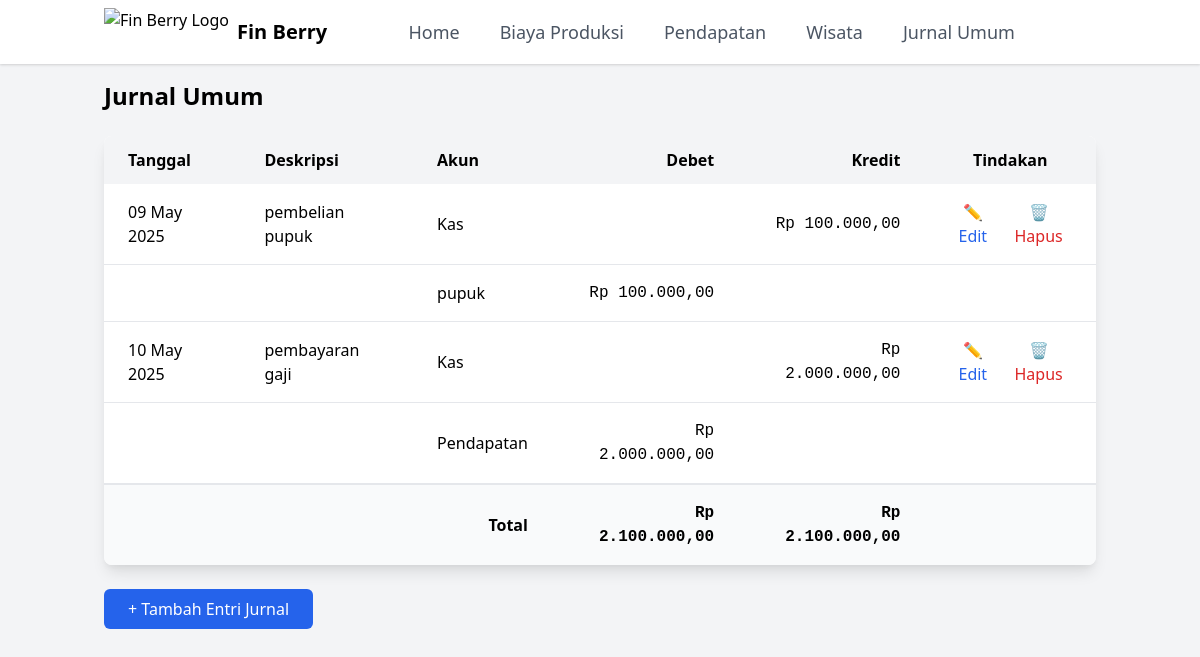
Page /journal on the committed database.
### models.py (models this page shows)
class Transaction(db.Model):
    __tablename__ = 'transactions'
    id = db.Column(db.Integer, primary_key=True)
    date = db.Column(db.Date, nullable=False)
    description = db.Column(db.String(200), nullable=False)
    entries = db.relationship(
        'JournalEntry',
        back_populates='transaction',
        cascade='all, delete-orphan'
    )

class JournalEntry(db.Model):
    __tablename__ = 'journal_entries'
    id = db.Column(db.Integer, primary_key=True)
    account = db.Column(db.String(50), nullable=False)
    entry_type = db.Column(db.String(10), nullable=False)  # Pastikan nama ini
    amount = db.Column(db.Float, nullable=False)
    transaction_id = db.Column(
        db.Integer,
        db.ForeignKey('transactions.id', ondelete='CASCADE'),
        nullable=False
    )
    transaction = db.relationship('Transaction', back_populates='entries')

### app.py (the view)
@app.route('/journal')
def journal_list():
    transactions = Transaction.query.options(joinedload(Transaction.entries)).order_by(Transaction.date).all()
    total_debet = sum(
        entry.amount
        for txn in transactions
        for entry in txn.entries
        if entry.entry_type == 'debit'
    )
    total_kredit = sum(
        entry.amount
        for txn in transactions
        for entry in txn.entries
        if entry.entry_type == 'kredit'
    )
    return render_template(
        'journal_list.html',
        transactions=transactions,
        total_debet=total_debet,
        total_kredit=total_kredit
    )

### app.py (called while the page is built)
@app.template_filter('rupiah')
def format_rupiah(value):
    try:
        v = float(value)
        return "Rp {:,.2f}".format(v).replace(",", "X").replace(".", ",").replace("X", ".")
    except (ValueError, TypeError):
        return "Rp 0,00"

### templates/journal_list.html
{% extends 'base.html' %} {% block content %}
<h1 class="text-2xl font-bold mb-6">Jurnal Umum</h1>
<table class="min-w-full bg-white shadow-lg rounded-lg overflow-hidden">
  <thead class="bg-gray-100">
    <tr>
      <th class="px-6 py-3 text-left">Tanggal</th>
      <th class="px-6 py-3 text-left">Deskripsi</th>
      <th class="px-6 py-3 text-left">Akun</th>
      <th class="px-6 py-3 text-right">Debet</th>
      <th class="px-6 py-3 text-right">Kredit</th>
      <th class="px-6 py-3 text-center">Tindakan</th>
    </tr>
  </thead>
  <tbody class="divide-y">
    {% for transaction in transactions %} {% for entry in transaction.entries %}
    <tr class="hover:bg-gray-50">
      <td class="px-6 py-4 text-left">
        {% if loop.first %} {{ transaction.date.strftime('%d %B %Y') }} {% endif
        %}
      </td>
      <td class="px-6 py-4 text-left">
        {% if loop.first %} {{ transaction.description }} {% endif %}
      </td>
      <td class="px-6 py-4 text-left">{{ entry.account }}</td>
      <td class="px-6 py-4 text-right font-mono">
        {% if entry.entry_type == 'debit' %} {{ entry.amount|rupiah }} {% endif
        %}
      </td>
      <td class="px-6 py-4 text-right font-mono">
        {% if entry.entry_type == 'kredit' %} {{ entry.amount|rupiah }} {% endif
        %}
      </td>
      <td class="px-6 py-4 text-center">
        {% if loop.first %}
        <div class="flex space-x-2 justify-center">
          <a
            href="{{ url_for('journal_edit', id=transaction.id) }}"
            class="text-blue-600 hover:text-blue-800"
          >
            ✏️ Edit
          </a>
          <form
            method="POST"
            action="{{ url_for('journal_delete', id=transaction.id) }}"
          >
            <button
              type="submit"
              class="text-red-600 hover:text-red-800"
              onclick="return confirm('Yakin ingin menghapus?')"
            >
              🗑️ Hapus
            </button>
          </form>
        </div>
        {% endif %}
      </td>
    </tr>
    {% endfor %} {% endfor %}
  </tbody>
  <tfoot class="bg-gray-50 font-semibold border-t-2">
    <tr>
      <td colspan="3" class="px-6 py-4 text-right">Total</td>
      <td class="px-6 py-4 text-right font-mono">{{ total_debet | rupiah }}</td>
      <td class="px-6 py-4 text-right font-mono">
        {{ total_kredit | rupiah }}
      </td>
      <td></td>
    </tr>
  </tfoot>
</table>
<a
  href="{{ url_for('journal_add') }}"
  class="mt-6 inline-block bg-blue-600 hover:bg-blue-700 text-white px-6 py-2 rounded-md"
>
  + Tambah Entri Jurnal
</a>
{% endblock %}

### templates/base.html (shortened to what this page needs)
<!DOCTYPE html>
<html lang="en">
  <head>
    <link
      href="https://cdn.jsdelivr.net/npm/tailwindcss/dist/tailwind.min.css"
      rel="stylesheet"
    />
    <link
      rel="stylesheet"
      href="https://cdnjs.cloudflare.com/ajax/libs/font-awesome/6.0.0/css/all.min.css"
    />
  </head>
  <body class="bg-gray-100">
    <nav class="bg-white shadow">
      <div class="container mx-auto px-4">
        <div class="flex items-center justify-between h-16">
          <div class="flex items-center flex-shrink-0">
            <img
              class="h-12 w-auto mr-2"
              src="https://iili.io/3kXn2dg.png"
              alt="Fin Berry Logo"
            />
            <span class="font-semibold text-xl">Fin Berry</span>
          </div>
          <div class="hidden md:flex items-center justify-center flex-1">
            <div class="flex space-x-4">
              <a
                href="{{ url_for('dashboard') }}"
                class="px-3 py-2 rounded-md text-lg font-medium hover:text-blue-600 transition-colors relative {% if request.path == url_for('dashboard') %}nav-active text-blue-600{% else %}text-gray-600{% endif %}"
              >
                Home
              </a>
              <a
                href="{{ url_for('production_list') }}"
                class="px-3 py-2 rounded-md text-lg font-medium hover:text-blue-600 transition-colors relative {% if request.path == url_for('production_list') %}nav-active text-blue-600{% else %}text-gray-600{% endif %}"
              >
                Biaya Produksi
              </a>
              <a
                href="{{ url_for('revenue_list') }}"
                class="px-3 py-2 rounded-md text-lg font-medium hover:text-blue-600 transition-colors relative {% if request.path == url_for('revenue_list') %}nav-active text-blue-600{% else %}text-gray-600{% endif %}"
              >
                Pendapatan
              </a>
              <a
                href="{{ url_for('tourism_list') }}"
                class="px-3 py-2 rounded-md text-lg font-medium hover:text-blue-600 transition-colors relative {% if request.path == url_for('tourism_list') %}nav-active text-blue-600{% else %}text-gray-600{% endif %}"
              >
                Wisata
              </a>
              <a
                href="{{ url_for('journal_add') }}"
                class="px-3 py-2 rounded-md text-lg font-medium hover:text-blue-600 transition-colors relative {% if request.path == url_for('journal_add') %}nav-active text-blue-600{% else %}text-gray-600{% endif %}"
              >
                Jurnal Umum
              </a>
            </div>
          </div>
        </div>
      </div>
    </nav>
    <div class="container mx-auto p-4">{% block content %}{% endblock %}</div>
  </body>
</html>

### rows in the picture
JournalEntry: account "Kas", amount|rupiah "Rp 100.000,00"
JournalEntry: account "pupuk", amount|rupiah "Rp 100.000,00"
JournalEntry: account "Kas", amount|rupiah "Rp 2.000.000,00"
JournalEntry: account "Pendapatan", amount|rupiah "Rp 2.000.000,00"

### other values in the picture
{{ total_debet | rupiah }} "Rp 2.100.000,00"
{{ total_kredit | rupiah }} "Rp 2.100.000,00"
